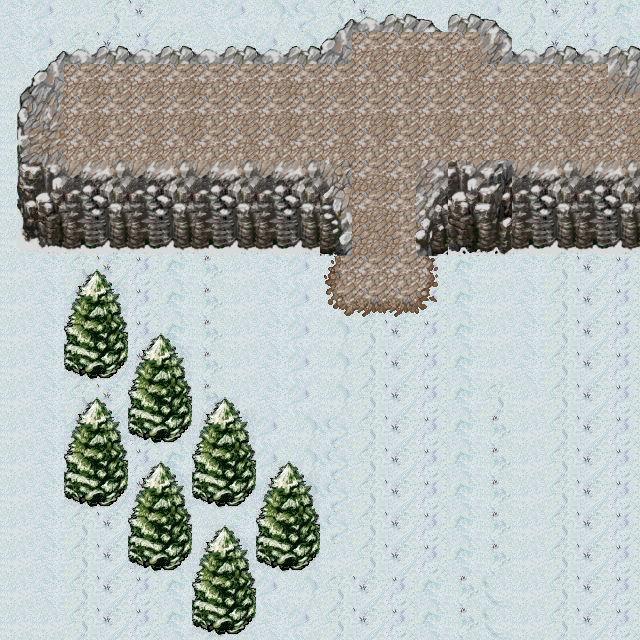

This is a level from a 2D game, rendered from its Tiled map with the project's own tilesets. A one-line summary and the complete map file follow:
An orthogonal 20x20 tile map with 32x32 px tiles, 4 tile layers (backgroundLayer, platformLayer, groundLayer, foregroundLayer).

<map version="1.0" tiledversion="1.0.3" orientation="orthogonal" renderorder="right-down" width="20" height="20" tilewidth="32" tileheight="32" nextobjectid="1">
 <tileset firstgid="1" source="winter2.tsx" />
 <layer name="backgroundLayer" width="20" height="20">
  <data encoding="csv">
12,13,11,27,28,11,12,13,14,15,27,28,27,11,12,13,27,28,29,30,
12,13,27,28,29,27,11,12,13,14,27,28,29,11,12,13,27,28,29,30,
11,12,27,28,29,30,11,12,13,14,27,28,29,27,11,12,27,28,29,30,
11,12,27,28,29,30,27,11,12,13,27,28,29,30,11,12,13,27,28,29,
11,12,27,28,29,30,31,11,12,13,27,28,29,30,11,12,13,27,28,29,
11,12,27,28,29,30,31,11,12,13,27,28,29,30,27,11,12,27,28,29,
11,12,27,28,29,30,31,11,12,13,27,28,29,30,31,11,12,27,28,29,
11,12,27,28,29,30,31,11,12,13,14,27,28,29,30,11,12,27,28,29,
11,12,27,28,29,30,31,11,12,13,14,27,28,29,30,11,12,27,28,29,
11,12,27,28,29,30,31,11,12,13,14,27,28,29,30,11,12,27,28,29,
11,12,27,28,29,30,31,11,12,13,14,27,28,29,30,11,12,27,28,29,
11,12,27,28,29,30,31,11,12,13,14,27,28,29,30,11,12,27,28,29,
11,12,27,28,29,30,31,11,12,13,14,27,28,29,30,27,11,27,28,29,
11,12,27,28,29,30,11,12,13,14,15,27,28,29,30,31,11,27,28,29,
11,12,27,28,29,30,11,12,13,14,15,27,28,29,30,31,11,27,28,29,
11,12,27,28,29,30,11,12,13,14,15,27,28,29,30,31,11,27,28,29,
11,12,27,28,29,30,11,12,13,14,15,27,28,29,30,31,11,27,28,29,
11,12,27,28,29,30,11,12,13,14,11,27,28,29,30,31,11,27,28,29,
11,12,27,28,29,30,11,12,13,14,27,28,29,30,31,32,11,27,28,29,
11,11,27,28,29,30,27,11,12,13,27,28,29,30,31,32,11,27,28,29
</data>
 </layer>
 <layer name="platformLayer" width="20" height="20">
  <data encoding="csv">
0,0,0,0,0,0,0,0,0,0,0,0,0,0,0,0,0,0,0,0,
0,0,0,0,0,0,0,0,0,0,0,92,92,93,94,0,0,0,0,0,
0,0,92,93,94,92,93,94,92,93,94,108,108,109,110,92,92,93,94,0,
0,0,92,93,94,92,93,94,92,93,94,92,93,92,93,108,108,92,93,94,
0,0,108,109,110,108,109,110,108,109,110,108,109,108,109,110,108,108,109,110,
0,0,0,0,0,0,0,0,0,0,0,95,96,0,0,0,0,0,0,0,
0,0,0,0,0,0,0,0,0,0,0,95,96,0,0,0,0,0,0,0,
0,0,0,0,0,0,0,0,0,0,0,111,112,0,0,0,0,0,0,0,
0,0,0,0,0,0,0,0,0,0,62,63,63,64,0,0,0,0,0,0,
0,0,0,0,0,0,0,0,0,0,78,79,79,80,0,0,0,0,0,0,
0,0,0,0,0,0,0,0,0,0,0,0,0,0,0,0,0,0,0,0,
0,0,0,0,0,0,0,0,0,0,0,0,0,0,0,0,0,0,0,0,
0,0,0,0,0,0,0,0,0,0,0,0,0,0,0,0,0,0,0,0,
0,0,0,0,0,0,0,0,0,0,0,0,0,0,0,0,0,0,0,0,
0,0,0,0,0,0,0,0,0,0,0,0,0,0,0,0,0,0,0,0,
0,0,0,0,0,0,0,0,0,0,0,0,0,0,0,0,0,0,0,0,
0,0,0,0,0,0,0,0,0,0,0,0,0,0,0,0,0,0,0,0,
0,0,0,0,0,0,0,0,0,0,0,0,0,0,0,0,0,0,0,0,
0,0,0,0,0,0,0,0,0,0,0,0,0,0,0,0,0,0,0,0,
0,0,0,0,0,0,0,0,0,0,0,0,0,0,0,0,0,0,0,0
</data>
 </layer>
 <layer name="groundLayer" width="20" height="20">
  <data encoding="csv">
0,0,0,0,0,0,0,0,0,0,2,3,4,5,4,5,0,0,0,0,
1,2,3,4,3,4,3,4,3,4,18,0,0,0,0,21,3,4,3,4,
17,18,0,0,0,0,0,0,0,0,0,0,0,0,0,0,0,0,0,20,
33,34,0,0,0,0,0,0,0,0,0,0,0,0,0,0,0,0,0,0,
49,50,0,0,0,0,0,0,0,0,0,0,0,0,0,0,0,0,0,0,
65,66,67,68,67,68,67,68,67,68,145,0,0,148,210,211,67,68,67,68,
81,82,83,84,83,84,83,84,83,84,161,0,0,164,226,227,83,84,83,84,
97,98,99,100,99,100,99,100,99,100,177,0,0,180,242,243,99,100,99,100,
0,0,0,0,0,0,0,0,0,0,0,0,0,0,0,0,0,0,0,0,
0,0,0,0,0,0,0,0,0,0,0,0,0,0,0,0,0,0,0,0,
0,0,0,0,0,0,0,0,0,0,0,0,0,0,0,0,0,0,0,0,
0,0,0,0,0,0,0,0,0,0,0,0,0,0,0,0,0,0,0,0,
0,0,0,0,0,0,0,0,0,0,0,0,0,0,0,0,0,0,0,0,
0,0,0,0,0,0,0,0,0,0,0,0,0,0,0,0,0,0,0,0,
0,0,0,0,0,0,0,0,0,0,0,0,0,0,0,0,0,0,0,0,
0,0,0,0,0,0,0,0,0,0,0,0,0,0,0,0,0,0,0,0,
0,0,0,0,0,0,0,0,0,0,0,0,0,0,0,0,0,0,0,0,
0,0,0,0,0,0,0,0,0,0,0,0,0,0,0,0,0,0,0,0,
0,0,0,0,0,0,0,0,0,0,0,0,0,0,0,0,0,0,0,0,
0,0,0,0,0,0,0,0,0,0,0,0,0,0,0,0,0,0,0,0
</data>
 </layer>
 <objectgroup name="objectsLayer" />
 <layer name="foregroundLayer" width="20" height="20">
  <data encoding="csv">
0,0,0,0,0,0,0,0,0,0,0,0,0,0,0,0,0,0,0,0,
0,0,0,0,0,0,0,0,0,0,0,0,0,0,0,0,0,0,0,0,
0,0,0,0,0,0,0,0,0,0,0,0,0,0,0,0,0,0,0,0,
0,0,0,0,0,0,0,0,0,0,0,0,0,0,0,0,0,0,0,0,
0,0,0,0,0,0,0,0,0,0,0,0,0,0,0,0,0,0,0,0,
0,0,0,0,0,0,0,0,0,0,0,0,0,0,0,0,0,0,0,0,
0,0,0,0,0,0,0,0,0,0,0,0,0,0,0,0,0,0,0,0,
0,0,0,0,0,0,0,0,0,0,0,0,0,0,0,0,0,0,0,0,
0,0,133,134,0,0,0,0,0,0,0,0,0,0,0,0,0,0,0,0,
0,0,149,150,0,0,0,0,0,0,0,0,0,0,0,0,0,0,0,0,
0,0,165,166,133,134,0,0,0,0,0,0,0,0,0,0,0,0,0,0,
0,0,181,182,149,150,0,0,0,0,0,0,0,0,0,0,0,0,0,0,
0,0,133,134,165,166,133,134,0,0,0,0,0,0,0,0,0,0,0,0,
0,0,149,150,181,182,149,150,0,0,0,0,0,0,0,0,0,0,0,0,
0,0,165,166,133,134,165,166,133,134,0,0,0,0,0,0,0,0,0,0,
0,0,181,182,149,150,181,182,149,150,0,0,0,0,0,0,0,0,0,0,
0,0,0,0,165,166,133,134,165,166,0,0,0,0,0,0,0,0,0,0,
0,0,0,0,181,182,149,150,181,182,0,0,0,0,0,0,0,0,0,0,
0,0,0,0,0,0,165,166,0,0,0,0,0,0,0,0,0,0,0,0,
0,0,0,0,0,0,181,182,0,0,0,0,0,0,0,0,0,0,0,0
</data>
 </layer>
</map>
